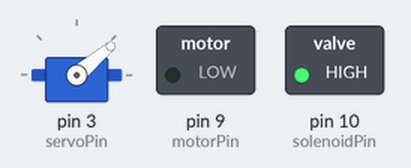
The sketch below on a simulated Arduino Uno, built with avr-gcc and run on an emulated ATmega328P. Parts: servo, switched loads named in the sketch (green lamp = pin HIGH).

Above: at 0.1 s.
At 4.6 s:
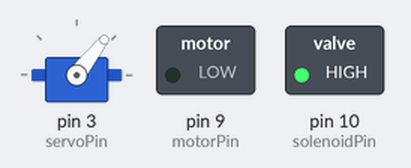
At 10.6 s:
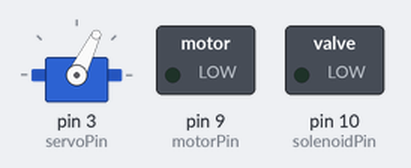
At 19.6 s:
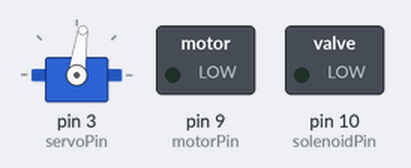
At 25.6 s:
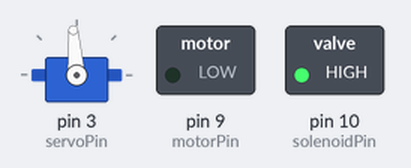
At 37.7 s:
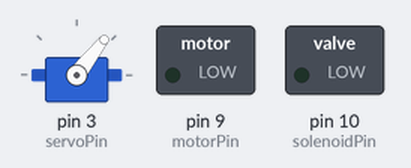
Timing chart, 0 to 40.0 s (numbered marks = the images above):
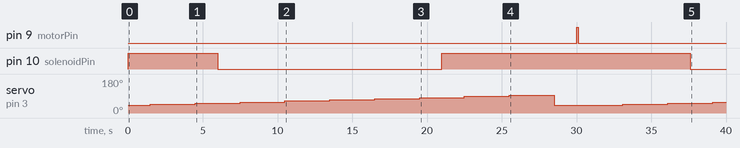

Measured:
- by itself, pin 9 (motorPin): LOW → HIGH at 30.0 s, → LOW 0.10 s later
- by itself, pin 10 (solenoidPin): LOW → HIGH at 0.00 s, → LOW 6.0 s later, → HIGH 15.0 s later, → LOW 16.6 s later
- by itself, servo on pin 3 (servoPin): 40° → 46° at 1.5 s, → 52° 3.0 s later, → 58° 3.0 s later, → 64° 3.0 s later, … (13 changes in this stretch)

The sketch:

Project.ino
```cpp
// Zachary Wagner
// Mini Telegraph Code
#include <Servo.h>
#include <avr/pgmspace.h>

// Array of bytes for characters, each either 0 or 1
const PROGMEM byte letters[] =   {0, 0, 1, 1, 1, 1, 1, 0, 0,
                                 0, 0, 1, 0, 0, 0, 1, 0, 0,
                                 0, 0, 1, 0, 0, 0, 1, 0, 0,
                                 0, 0, 1, 1, 1, 1, 1, 0, 0,
                                 0, 0, 1, 1, 1, 1, 1, 0, 0, // a 0 - 44
                                 1, 1, 1, 1, 1, 1, 1, 0, 0,
                                 0, 0, 1, 0, 0, 0, 1, 0, 0,
                                 0, 0, 1, 0, 0, 0, 1, 0, 0,
                                 0, 0, 1, 0, 0, 0, 1, 0, 0,
                                 0, 0, 1, 1, 1, 1, 1, 0, 0, // b 45 - 89
                                 0, 0, 1, 1, 1, 1, 1, 0, 0,
                                 0, 0, 1, 0, 0, 0, 1, 0, 0,
                                 0, 0, 1, 0, 0, 0, 1, 0, 0,
                                 0, 0, 1, 0, 0, 0, 1, 0, 0,
                                 0, 0, 1, 0, 0, 0, 1, 0, 0, // c 90 - 134
                                 0, 0, 1, 1, 1, 1, 1, 0, 0,
                                 0, 0, 1, 0, 0, 0, 1, 0, 0,
                                 0, 0, 1, 0, 0, 0, 1, 0, 0,
                                 0, 0, 1, 0, 0, 0, 1, 0, 0,
                                 1, 1, 1, 1, 1, 1, 1, 0, 0, // d 135 - 179
                                 0, 0, 1, 1, 1, 1, 1, 0, 0,
                                 0, 0, 1, 0, 1, 0, 1, 0, 0,
                                 0, 0, 1, 0, 1, 0, 1, 0, 0,
                                 0, 0, 1, 0, 1, 0, 1, 0, 0,
                                 0, 0, 1, 1, 1, 0, 1, 0, 0, // e 180 - 224
                                 0, 0, 1, 0, 0, 0, 0, 0, 0,
                                 0, 0, 1, 0, 0, 0, 0, 0, 0,
                                 1, 1, 1, 1, 1, 1, 1, 0, 0,
                                 1, 0, 1, 0, 0, 0, 0, 0, 0,
                                 1, 0, 1, 0, 0, 0, 0, 0, 0, // f 225 - 269
                                 0, 0, 1, 1, 1, 1, 1, 0, 1,
                                 0, 0, 1, 0, 0, 0, 1, 0, 1,
                                 0, 0, 1, 0, 0, 0, 1, 0, 1,
                                 0, 0, 1, 0, 0, 0, 1, 0, 1,
                                 0, 0, 1, 1, 1, 1, 1, 1, 1, // g 270 - 314
                                 1, 1, 1, 1, 1, 1, 1, 0, 0,
                                 0, 0, 1, 0, 0, 0, 0, 0, 0,
                                 0, 0, 1, 0, 0, 0, 0, 0, 0,
                                 0, 0, 1, 0, 0, 0, 0, 0, 0,
                                 0, 0, 1, 1, 1, 1, 1, 0, 0, // h 315 - 359
                                 0, 0, 0, 0, 0, 0, 0, 0, 0,
                                 0, 0, 0, 0, 0, 0, 0, 0, 0,
                                 0, 0, 1, 0, 1, 1, 1, 0, 0,
                                 0, 0, 0, 0, 0, 0, 0, 0, 0,
                                 0, 0, 0, 0, 0, 0, 0, 0, 0, // i 360 - 404
                                 0, 0, 0, 0, 0, 0, 0, 0, 1,
                                 0, 0, 0, 0, 0, 0, 0, 0, 1,
                                 0, 0, 1, 0, 1, 1, 1, 1, 1,
                                 0, 0, 0, 0, 0, 0, 0, 0, 0,
                                 0, 0, 0, 0, 0, 0, 0, 0, 0, // j 405 - 449
                                 1, 1, 1, 1, 1, 1, 1, 0, 0,
                                 0, 0, 0, 1, 0, 1, 0, 0, 0,
                                 0, 0, 1, 0, 0, 0, 1, 0, 0,
                                 0, 0, 0, 0, 0, 0, 0, 0, 0,
                                 0, 0, 0, 0, 0, 0, 0, 0, 0, // k 450 - 494
                                 0, 0, 0, 0, 0, 0, 0, 0, 0,
                                 0, 0, 0, 0, 0, 0, 0, 0, 0,
                                 1, 1, 1, 1, 1, 1, 1, 0, 0,
                                 0, 0, 0, 0, 0, 0, 0, 0, 0,
                                 0, 0, 0, 0, 0, 0, 0, 0, 0, // l 495 - 539
                                 0, 0, 1, 1, 1, 1, 1, 0, 0,
                                 0, 0, 1, 0, 0, 0, 0, 0, 0,
                                 0, 0, 1, 1, 1, 1, 1, 0, 0,
                                 0, 0, 1, 0, 0, 0, 0, 0, 0,
                                 0, 0, 1, 1, 1, 1, 1, 0, 0, // m 540 - 584
                                 0, 0, 1, 1, 1, 1, 1, 0, 0,
                                 0, 0, 1, 0, 0, 0, 0, 0, 0,
                                 0, 0, 1, 0, 0, 0, 0, 0, 0,
                                 0, 0, 1, 0, 0, 0, 0, 0, 0,
                                 0, 0, 1, 1, 1, 1, 1, 0, 0, // n 585 - 629
                                 0, 0, 1, 1, 1, 1, 1, 0, 0,
                                 0, 0, 1, 0, 0, 0, 1, 0, 0,
                                 0, 0, 1, 0, 0, 0, 1, 0, 0,
                                 0, 0, 1, 0, 0, 0, 1, 0, 0,
                                 0, 0, 1, 1, 1, 1, 1, 0, 0, // o 630 - 674
                                 0, 0, 1, 1, 1, 1, 1, 1, 1,
                                 0, 0, 1, 0, 0, 0, 1, 0, 0,
                                 0, 0, 1, 0, 0, 0, 1, 0, 0,
                                 0, 0, 1, 0, 0, 0, 1, 0, 0,
                                 0, 0, 1, 1, 1, 1, 1, 0, 0, // p 675 - 719
                                 0, 0, 1, 1, 1, 1, 1, 0, 0,
                                 0, 0, 1, 0, 0, 0, 1, 0, 0,
                                 0, 0, 1, 0, 0, 0, 1, 0, 0,
                                 0, 0, 1, 0, 0, 0, 1, 0, 0,
                                 0, 0, 1, 1, 1, 1, 1, 1, 1, // q 720 - 764
                                 0, 0, 1, 1, 1, 1, 1, 0, 0,
                                 0, 0, 1, 0, 0, 0, 0, 0, 0,
                                 0, 0, 1, 0, 0, 0, 0, 0, 0,
                                 0, 0, 1, 0, 0, 0, 0, 0, 0,
                                 0, 0, 1, 0, 0, 0, 0, 0, 0, // r 765 - 809
                                 0, 0, 1, 1, 1, 0, 1, 0, 0,
                                 0, 0, 1, 0, 1, 0, 1, 0, 0,
                                 0, 0, 1, 0, 1, 0, 1, 0, 0,
                                 0, 0, 1, 0, 1, 0, 1, 0, 0,
                                 0, 0, 1, 0, 1, 1, 1, 0, 0, // s 810 - 854
                                 0, 0, 1, 0, 0, 0, 0, 0, 0,
                                 0, 0, 1, 0, 0, 0, 0, 0, 0,
                                 1, 1, 1, 1, 1, 1, 1, 0, 0,
                                 0, 0, 1, 0, 0, 0, 0, 0, 0,
                                 0, 0, 1, 0, 0, 0, 0, 0, 0, // t 855 - 899
                                 0, 0, 1, 1, 1, 1, 1, 0, 0,
                                 0, 0, 0, 0, 0, 0, 1, 0, 0,
                                 0, 0, 0, 0, 0, 0, 1, 0, 0,
                                 0, 0, 0, 0, 0, 0, 1, 0, 0,
                                 0, 0, 1, 1, 1, 1, 1, 0, 0, // u 900 - 944
                                 0, 0, 1, 1, 1, 0, 0, 0, 0,
                                 0, 0, 0, 0, 0, 1, 0, 0, 0,
                                 0, 0, 0, 0, 0, 0, 1, 0, 0,
                                 0, 0, 0, 0, 0, 1, 0, 0, 0,
                                 0, 0, 1, 1, 1, 0, 0, 0, 0, // v 945 - 989
                                 0, 0, 1, 1, 1, 1, 1, 0, 0,
                                 0, 0, 0, 0, 0, 0, 1, 0, 0,
                                 0, 0, 0, 0, 1, 1, 1, 0, 0,
                                 0, 0, 0, 0, 0, 0, 1, 0, 0,
                                 0, 0, 1, 1, 1, 1, 1, 0, 0, // w 990 - 1034
                                 0, 0, 1, 0, 0, 0, 1, 0, 0,
                                 0, 0, 0, 1, 0, 1, 0, 0, 0,
                                 0, 0, 0, 0, 1, 0, 0, 0, 0,
                                 0, 0, 0, 1, 0, 1, 0, 0, 0,
                                 0, 0, 1, 0, 0, 0, 1, 0, 0, // x 1035 - 1079
                                 0, 0, 1, 1, 1, 1, 1, 0, 1,
                                 0, 0, 0, 0, 0, 0, 1, 0, 1,
                                 0, 0, 0, 0, 0, 0, 1, 0, 1,
                                 0, 0, 0, 0, 0, 0, 1, 0, 1,
                                 0, 0, 1, 1, 1, 1, 1, 1, 1, // y 1080 - 1124
                                 0, 0, 1, 0, 0, 0, 1, 0, 0,
                                 0, 0, 1, 0, 0, 1, 1, 0, 0,
                                 0, 0, 1, 0, 1, 0, 1, 0, 0,
                                 0, 0, 1, 1, 0, 0, 1, 0, 0,
                                 0, 0, 1, 0, 0, 0, 1, 0, 0}; // z 1125 - 1169


// writtenChar class
// two variables, character and array_position
class writtenChar {
  public:
    char character;
    int array_position;

    writtenChar() {
      character = ' ';
      array_position = 0;
    }

    writtenChar(char c, int p){
      character = c;
      array_position = p;
    }

};

// size of array = number of characters
const int array_size = 26;
writtenChar char_Array[array_size];


// constants
Servo arm;
const int motorPin = 9;
const int solenoidPin = 10;
const int servoPin = 3;
const int delayTime = 1500;

// prototypes for user defined functions
void singleMotorTurn();
void spaceMotorTurn();

// global variables
bool foundChar;
int startingPos = 40;
int movePos = 6;
int endPos = 94;
int nextPos = startingPos + movePos;
char phrase[] = "m";
int strLength = sizeof(phrase);

void setup()
{
 // sets up pin modes for motor and solenoid
  pinMode(motorPin, OUTPUT);
  pinMode(solenoidPin, OUTPUT);

  // sets up servo
  arm.attach(servoPin);
  arm.write(startingPos);

// adds each character and position to char_Array
char_Array[0] = writtenChar('a', 0);
char_Array[1] = writtenChar('b', 45);
char_Array[2] = writtenChar('c', 90);
char_Array[3] = writtenChar('d', 135);
char_Array[4] = writtenChar('e', 180);
char_Array[5] = writtenChar('f', 225);
char_Array[6] = writtenChar('g', 270);
char_Array[7] = writtenChar('h', 315);
char_Array[8] = writtenChar('i', 360);
char_Array[9] = writtenChar('j', 405);
char_Array[10] = writtenChar('k', 450);
char_Array[11] = writtenChar('l', 495);
char_Array[12] = writtenChar('m', 540);
char_Array[13] = writtenChar('n', 585);
char_Array[14] = writtenChar('o', 630);
char_Array[15] = writtenChar('p', 675);
char_Array[16] = writtenChar('q', 720);
char_Array[17] = writtenChar('r', 765);
char_Array[18] = writtenChar('s', 810);
char_Array[19] = writtenChar('t', 855);
char_Array[20] = writtenChar('u', 900);
char_Array[21] = writtenChar('v', 945);
char_Array[22] = writtenChar('w', 990);
char_Array[23] = writtenChar('x', 1035);
char_Array[24] = writtenChar('y', 1080);
char_Array[25] = writtenChar('z', 1125);

}

void loop()
{

 // loops through entire string
  for(int i = 0; i < strLength; i++) {
    foundChar = false;

    // if character in this phrase address is space or end
    // performs space motor turn
    if(phrase[i] == ' ' || phrase[i] == 0) {
      spaceMotorTurn();
      delay(delayTime);
    }


    else {
      // go through array of characters
    for(int j = 0; j < array_size; j++) {
      // if the character in that array section is the same as the phrase character
      if(char_Array[j].character == phrase[i]) {
        // go through all 45 bytes for that letter
        for(int k = char_Array[j].array_position; k < char_Array[j].array_position + 45; k++) {
          // if current byte is 0, solenoid pin is pulled down
          // arm moves one position
            if(pgm_read_byte(letters + k) == 0) {
              digitalWrite(solenoidPin, HIGH);
              delay(delayTime);
              arm.write(nextPos);
              delay(delayTime);
              nextPos += movePos;
            }

            // else the solenoid pin will be pushed up
            // arm moves one position
            else {
              digitalWrite(solenoidPin, LOW);
              delay(delayTime);
              arm.write(nextPos);
              delay(delayTime);
              nextPos += movePos;
            }

          // if arm has reached the end of the paper,
          // return arm to startPos, move motor once
          if(nextPos > endPos){
          digitalWrite(solenoidPin, HIGH);
          delay(delayTime);
          arm.write(startingPos);
          nextPos = startingPos + movePos;
          delay(delayTime);
          singleMotorTurn();
          delay(delayTime);
          }
          }
        // after character completed, will break
        foundChar = true;
        break;
        }

      }
    }
    // if character in string did not match any in array
    // will put space instead
    if(foundChar == false) {
      spaceMotorTurn();
      delay(delayTime);
    }
  }
}


// turns motor single turn
void singleMotorTurn()
{
  const int onTime = 100;


  digitalWrite(motorPin, HIGH);
  delay(onTime);
  digitalWrite(motorPin, LOW);

}

// turns motor for longer time for space
void spaceMotorTurn()
{
  const int onTime = 500;


  digitalWrite(motorPin, HIGH);
  delay(onTime);
  digitalWrite(motorPin, LOW);

}
```
